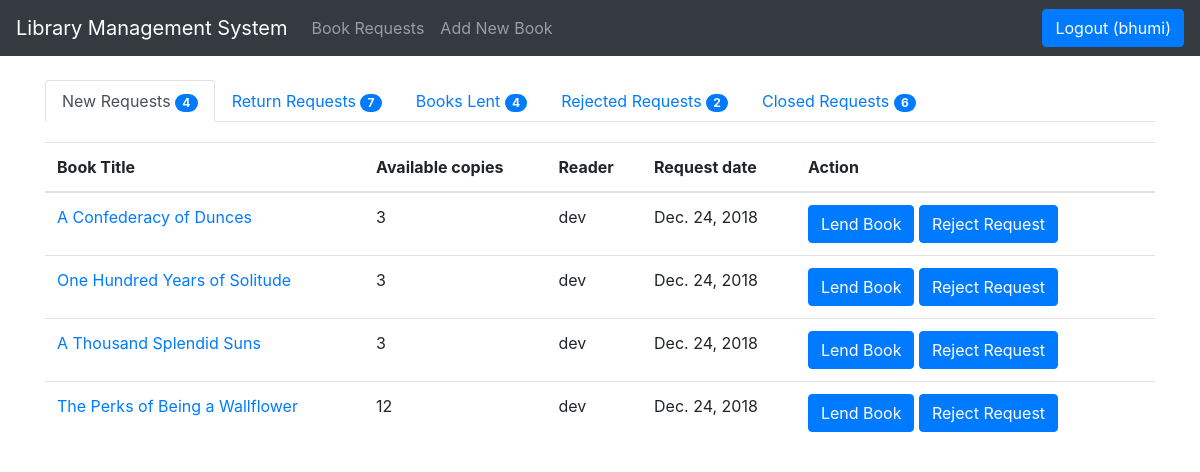
Page /library/books/manage_requests (signed in) on the earlier database version.
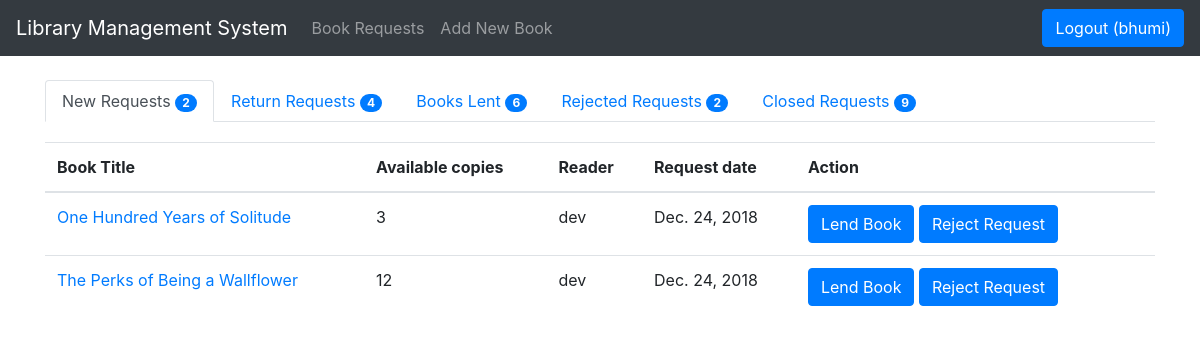
Same page on the later database version.
### library/models.py (models this page shows, shortened)
class BookLendDetail(models.Model):
    book_status = (('p', 'pending'), ('l', 'lent'), ('r', 'returned'), ('c', 'closed'), ('n', 'rejected'))
    book = models.ForeignKey(Book, on_delete=models.SET_NULL, null=True)
    reader = models.ForeignKey(User, on_delete=models.SET_NULL, null=True, blank=True)
    request_date = models.DateField(null=True, blank=True)
    lent_date = models.DateField(null=True, blank=True)
    return_date = models.DateField(null=True, blank=True)
    close_date = models.DateField(null=True, blank=True)
    charge = models.IntegerField()
    status = models.CharField(max_length=1, choices = book_status, blank = True, default = 'p')

class Book(models.Model):
    numeric = RegexValidator(r'^[0-9]*$', 'Only  numeric characters are allowed.')
    book_status = (('a', 'available'), ('l', 'lent'))
    title = models.CharField(max_length=250)
    isbn = models.CharField('ISBN', max_length=13, help_text='13 Character ISBN number', validators=[numeric])
    description = models.TextField(max_length=500)
    price = models.IntegerField()
    total_quantity = models.IntegerField()
    quantity = models.IntegerField(default=1)
    status = models.CharField(max_length=1, choices = book_status, blank = True, default = 'a')
    author = models.ManyToManyField(Author)
    category = models.ManyToManyField(Category)
    def get_absolute_url(self):
        return reverse('book_detail', args=[str(self.id)])
    def display_category(self):
        return ', '.join(category.name for category in self.category.all()[:3])
    display_category.short_description = "Category"
    def display_author(self):
        return ', '.join(author.firstname for author in self.author.all()[:3])
    display_author.short_description = "Author"

### library/views.py (the view)
# urls.py: path('books/manage_requests', views.manage_requests, name='manage_requests'),
@login_required
def manage_requests(request):
    lend_request_data = BookLendDetail.objects.filter(status = 'p').order_by("-request_date")
    context = manage_requests_count()
    paginator = Paginator(lend_request_data, 10)
    page = request.GET.get('page')
    try:
        lend_request_data = paginator.page(page)
    except PageNotAnInteger:
        lend_request_data = paginator.page(1)
    except EmptyPage:
        lend_request_data = paginator.page(paginator.num_pages)
    return render(request, 'manage_requests.html', {'lend_request' : lend_request_data, 'context': context})

### library/views.py (called while the page is built)
def manage_requests_count():
    p = BookLendDetail.objects.filter(status = 'p').order_by("-request_date")
    r = BookLendDetail.objects.filter(status = 'r').order_by("-return_date")
    l = BookLendDetail.objects.filter(status = 'l').order_by("-lent_date")
    c = BookLendDetail.objects.filter(status = 'c').order_by("-close_date")
    n = BookLendDetail.objects.filter(status = 'n').order_by("-close_date")
    context = {
        'p' : p.count,
        'r' : r.count,
        'l' : l.count,
        'c' : c.count,
        'n' : n.count
    }
    return context

### library/templates/manage_requests.html (shortened to what this page needs)
{% extends "base.html" %} {% block content %}
<ul class="nav nav-tabs">
  <li class="nav-item">
    <a class="nav-link active" href="{% url 'manage_requests' %}">New Requests <span id="lcount" class="badge badge-primary badge-pill">{{ context.p  }}</span></a>
  </li>
  <li class="nav-item">
    <a class="nav-link" href="{% url 'manage_requests_return' %}">Return Requests <span id="rcount" class="badge badge-primary badge-pill">{{ context.r }}</span></a>
  </li>
  <li class="nav-item">
    <a class="nav-link" href="{% url 'manage_requests_lent' %}">Books Lent <span id="" class="badge badge-primary badge-pill">{{ context.l }}</span></a>
  </li>
  <li class="nav-item">
    <a class="nav-link" href="{% url 'manage_requests_rejected' %}">Rejected Requests <span id="" class="badge badge-primary badge-pill">{{ context.n }}</span></a>
  </li>
  <li class="nav-item">
      <a class="nav-link" href="{% url 'manage_requests_close' %}">Closed Requests <span id="" class="badge badge-primary badge-pill">{{ context.c }}</span></a>
  </li>
</ul>
<table class="table req-table">
  <thead>
    {% if context.p > 0 %}
    <tr class="t_body1">
      <th scope="col">Book Title</th>
      <th scope="col">Available copies</th>
      <th scope="col">Reader</th>
      <th scope="col">Request date</th>
      <th scope="col">Action</th>
      <th></th>
    </tr>
    {% endif %}
  </thead>
  <tbody class="t_body1">
    {% for req in lend_request %}
    <tr id="{{ req.id }}">
      <td>
        <a href="{{ req.book.get_absolute_url  }}">{{ req.book.title }}</a>
      </td>
      <td>{{ req.book.quantity }}</td>
      <td>{{ req.reader.username }}</td>
      <td>{{ req.request_date }}</td>
      <td>
        {% if req.book.quantity > 0 %}
        <button type="button" name="" class="btn btn-primary" value="{{req.id}}" onclick="lend_book(this);">Lend Book</button>
        {% endif %}
        <button type="button" name="" class="btn btn-primary" value="{{req.id}}" onclick="reject_request(this);">Reject Request</button>
      </td>
      <td></td>
    </tr>
    {% endfor %}
  </tbody>
</table>
{% endblock %}

Differences in the rows shown:
no longer on this page (row edited): BookLendDetail: book "A Confederacy of Dunces", book.quantity "3", reader.username "dev", request_date "Dec. 24, 2018", {{ req.id }} 121 (drawn)
no longer on this page (row edited): BookLendDetail: book "A Thousand Splendid Suns", book.quantity "3", reader.username "dev", request_date "Dec. 24, 2018", {{ req.id }} 125 (drawn)
Other differences:
{{ context.p }}: "4" → "2"
{{ context.r }}: "7" → "4"
{{ context.l }}: "4" → "6"
{{ context.c }}: "6" → "9"
